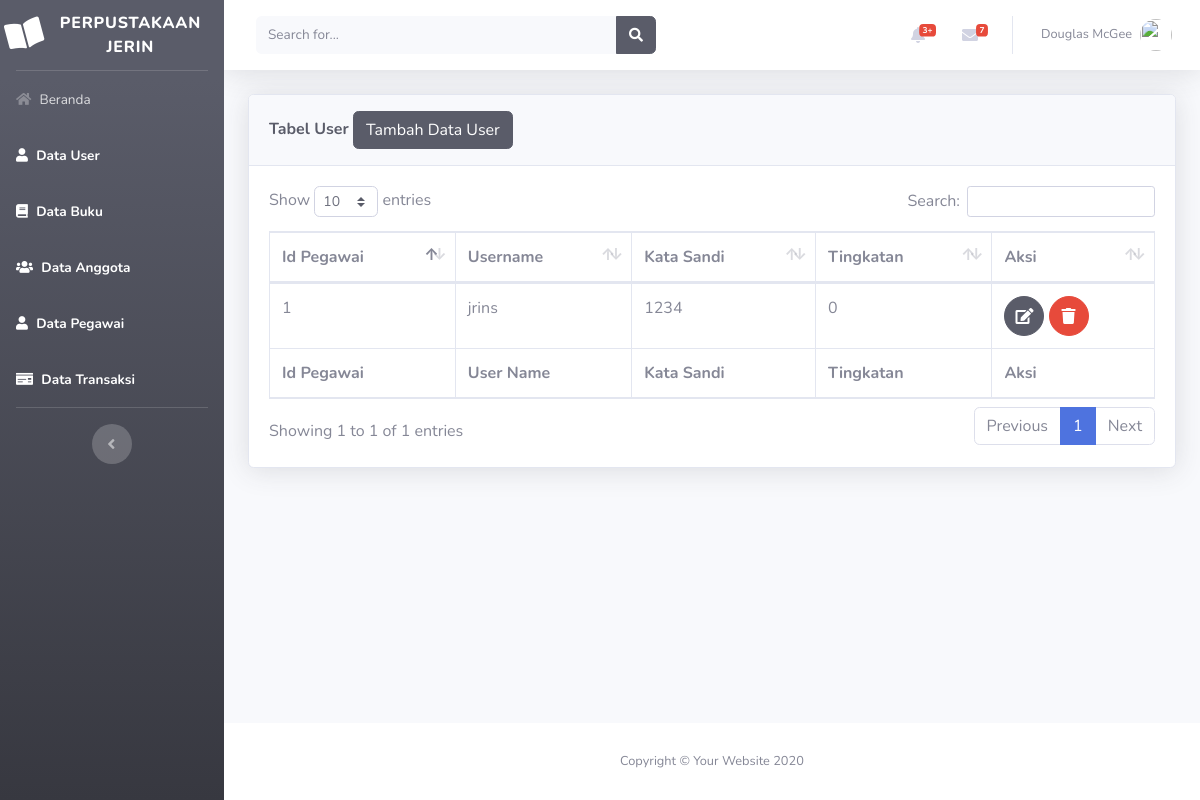
Page /beranda.php?page=user on the committed database.
### tables this page shows
CREATE TABLE `tabel_user` (
  `id_user` int(5) NOT NULL,
  `id_pegawai` int(5) NOT NULL,
  `username` varchar(50) NOT NULL,
  `kata_sandi` varchar(50) NOT NULL,
  `tingkatan` int(1) NOT NULL
);

### views/user/user.php (the view)
<div class="container-fluid">
    <div class="card shadow mb-4">
        <div class="card-header py-3">
            <h6 class="m-0 font-weight-bold text-dark">Tabel User
            <a href="beranda.php?page=user&aksi=add">
                <button class="btn btn-dark">Tambah Data User</button>
                </a>
            </h6>
        </div>
        <div class="card-body">
            <div class="table-responsive">
                <table class="table table-bordered" id="dataTable" width="100%" cellspacing="0">
                    <thead>
                        <tr>
                            <th>Id Pegawai</th>
                            <th>Username</th>
                            <th>Kata Sandi</th>
                            <th>Tingkatan</th>
                            <th>Aksi</th>
                        </tr>
                    </thead>
                    <tfoot>
                        <tr>
                            <th>Id Pegawai</th>
                            <th>User Name</th>
                            <th>Kata Sandi</th>
                            <th>Tingkatan</th>
                            <th>Aksi</th>
                        </tr>
                    </tfoot>
                    <tbody>
                        <?php
                        $sql = "select * from tabel_user";
                        $show = $db->query($sql);
                        foreach($show as $user):
                        ?>
                        <tr>
                            <td><?php echo $user['id_pegawai']?></td>
                            <td><?php echo $user['username']?></td>
                            <td><?php echo $user['kata_sandi']?></td>
                            <td><?php echo $user['tingkatan']?></td>
                            <td>
                                    <a href="beranda.php?page=user&aksi=edit&id=<?php echo $user['id_user']?>"
                                    class="btn btn-dark btn-circle">
                                        <i class="fas fa-edit"></i>
                                        </a>
                                    <a href="model/user/prosesdeleteuser.php?id=<?php echo $user['id_user']?>"
                                    class="btn btn-danger btn-circle">
                                    <i class="fas fa-trash"></i>
                                    </a>
                            </td>
                        </tr>
                        <?php endforeach; ?>
                    </tbody>
                </table>
            </div>
        </div>
    </div>
</div>

### rows in the picture
tabel_user: id_pegawai "1", username "jrins", kata_sandi "1234", tingkatan "0"
